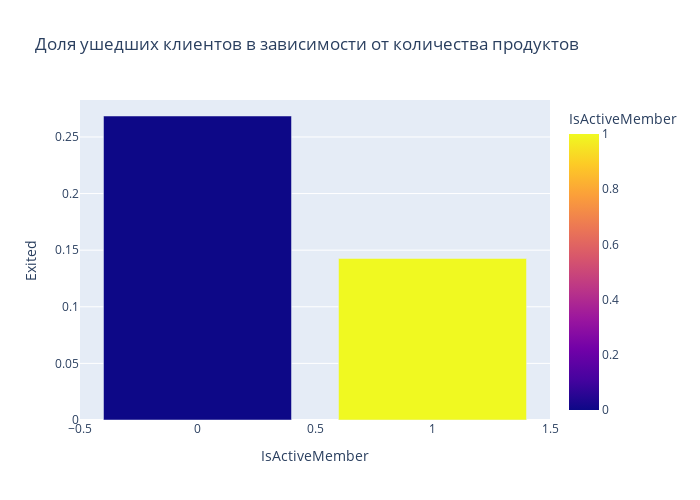

Notebook code cell kept with this figure:
### Code cell
#строим график
fig = px.bar(
    data_frame=IsActiveMember_data, #датафрейм
    x="IsActiveMember", #ось x
    y="Exited", #ось y
    color='IsActiveMember', #расцветка в зависимости от NumOfProducts
    orientation='v', #ориентация графика
    height=500, #высота
    width=700, #ширина
    title='Доля ушедших клиентов в зависимости от активности' #заголовок
)

#отображаем его
fig.show()

### Figure 1 — Plotly figure (JSON) as saved in the notebook; plotly's stock layout.template omitted (floating-point values rounded to 4 significant figures)
{"data": [{"alignmentgroup": "True", "hovertemplate": "IsActiveMember=%{marker.color}<br>Exited=%{y}<extra></extra>", "legendgroup": "", "marker": {"color": [0, 1], "coloraxis": "coloraxis", "pattern": {"shape": ""}}, "name": "", "offsetgroup": "", "orientation": "v", "showlegend": false, "textposition": "auto", "type": "bar", "x": [0, 1], "xaxis": "x", "y": [0.2685, 0.1427], "yaxis": "y"}], "layout": {"barmode": "relative", "coloraxis": {"colorbar": {"title": {"text": "IsActiveMember"}}, "colorscale": [[0, "#0d0887"], [0.1111, "#46039f"], [0.2222, "#7201a8"], [0.3333, "#9c179e"], [0.4444, "#bd3786"], [0.5556, "#d8576b"], [0.6667, "#ed7953"], [0.7778, "#fb9f3a"], [0.8889, "#fdca26"], [1, "#f0f921"]]}, "height": 500, "legend": {"tracegroupgap": 0}, "title": {"text": "Доля ушедших клиентов в зависимости от количества продуктов"}, "width": 700, "xaxis": {"anchor": "y", "domain": [0, 1], "title": {"text": "IsActiveMember"}}, "yaxis": {"anchor": "x", "domain": [0, 1], "title": {"text": "Exited"}}}}
